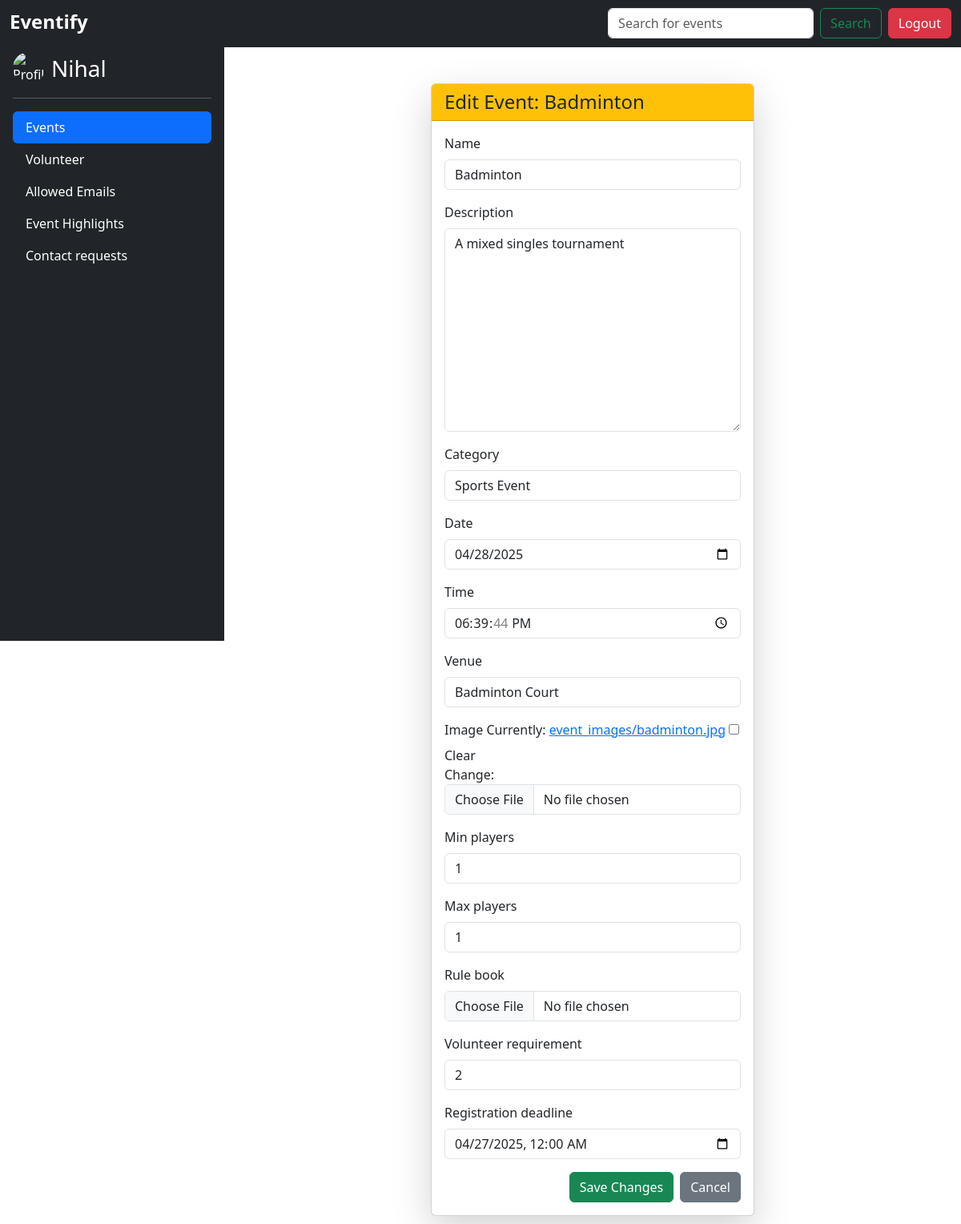
The app's page /event/14/edit/ (signed in) with its own data.
### events/models.py (models this page shows, shortened)
class Event(models.Model):
    EVENT_CATEGORIES = [
        ('Coding', 'Coding Competition'),
        ('Sports', 'Sports Event'),
        ('Cultural', 'Cultural Event'),
        ('Other', 'Other'),
    ]
    name = models.CharField(max_length=255)
    description = models.TextField()
    category = models.CharField(max_length=20, choices=EVENT_CATEGORIES)
    date = models.DateField()
    time = models.TimeField()
    venue = models.CharField(max_length=255)
    image = models.ImageField(upload_to='event_images/', blank=True, null=True)
    min_players = models.PositiveIntegerField(default=1)
    max_players = models.PositiveIntegerField(default=1)
    created_at = models.DateTimeField(auto_now_add=True)
    rule_book = models.FileField(upload_to='rule_books/', blank=True, null=True)
    volunteer_requirement = models.PositiveIntegerField(default=0)
    registration_deadline = models.DateTimeField(null=True, blank=True)

### events/views.py (the view)
# urls.py: path('event/<int:pk>/edit/', EditEventView.as_view(), name='edit_event'),
class EditEventView(LoginRequiredMixin,UpdateView):
    model = Event
    form_class = EventForm
    template_name = 'edit_event.html'
    success_url = reverse_lazy('admin_event_list')

### events/forms.py
class EventForm(forms.ModelForm):
    class Meta:
        model = Event
        fields = [
            'name', 'description', 'category', 'date', 'time', 'venue',
            'image', 'min_players', 'max_players', 'rule_book',
            'volunteer_requirement', 'registration_deadline'
        ]
        widgets = {
            'date': forms.DateInput(attrs={'type': 'date'}),
            'time': forms.TimeInput(attrs={'type': 'time'}),
            'registration_deadline': forms.DateTimeInput(attrs={'type': 'datetime-local'}),
        }

### events/templates/edit_event.html (shortened to what this page needs)
{% extends 'base.html' %}
{% load widget_tweaks %}
{% block content %}
<div class="container mt-5">
    <div class="row justify-content-center">
        <div class="col-md-8 col-lg-6">
            <div class="card shadow-lg">
                <div class="card-header bg-warning text-dark">
                    <h4 class="mb-0">Edit Event: {{ form.instance.name }}</h4>
                </div>
                <div class="card-body">
                    <form method="post" enctype="multipart/form-data" class="needs-validation" novalidate>
                        {% for field in form %}
                            <div class="mb-3">
                                <label for="{{ field.id_for_label }}" class="form-label">{{ field.label }}</label>
                                {% render_field field class="form-control" %}
                            </div>
                        {% endfor %}
                        <div class="d-flex justify-content-end">
                            <button type="submit" class="btn btn-success">Save Changes</button>
                            <a href="{% url 'admin_event_list' %}" class="btn btn-secondary ms-2">Cancel</a>
                        </div>
                    </form>
                </div>
            </div>
        </div>
    </div>
</div>
{% endblock %}

### templates/base.html (shortened to what this page needs)
{% load static %}
<!DOCTYPE html>
<html lang="en">
<head>
    <link href="https://cdn.jsdelivr.net/npm/bootstrap@5.3.3/dist/css/bootstrap.min.css" rel="stylesheet">
    <link rel="stylesheet" href="https://cdn.jsdelivr.net/npm/glightbox/dist/css/glightbox.min.css" />
    <link
  rel="stylesheet"
  href="https://cdnjs.cloudflare.com/ajax/libs/font-awesome/6.5.0/css/all.min.css"
/>
</head>
<body class="">
    <nav class="navbar navbar-expand-md navbar-dark fixed-top bg-dark ">
        <div class="container-fluid">
          <a class="navbar-brand " href="{% url "event_list" %}"><h4 class="mb-1"><strong>Eventify</strong></h4></a>
          <div class="collapse navbar-collapse" id="navbarCollapse">
            <ul class="navbar-nav me-auto mb-2 mb-md-0">
              <li class="nav-item">
                <a class="nav-link active" href="#"></a>
              </li>
              <li class="nav-item">
                <a class="nav-link" href="#"></a>
              </li>
              <li class="nav-item">
                <a class="nav-link" href="#"></a>
              </li>
            </ul>
            <form class="d-flex" role="search" method="get"
              {% if request.user.is_staff %}
                action="{% url 'admin_event_list' %}"
              {% else %}
                action="{% url 'event_list' %}"
              {% endif %}
            >
              <input class="form-control me-2 custom-shadow-button" type="search" name="q" placeholder="Search for events" aria-label="Search" value="{{ query|default:'' }}">
              <button class="btn btn-outline-success custom-shadow-button me-2" type="submit">Search</button>
            </form>
          {% if user.is_authenticated %}
          <form action= {% url 'logout' %} method="post">
            <button class="btn btn-danger"   type = 'submit'>Logout</button>
          </form>
          {% endif %}
        </div>
    </nav>
    <div class="sidebar text-white bg-dark px-3 py-2">
      {% if not request.user.is_staff %}
      <a href="{% url 'profile' %}" class="d-inline-flex align-items-center text-white text-decoration-none">
        <img src="https://cdn0.iconfinder.com/data/icons/user-pictures/100/unknown_1-2-1024.png" alt="Profile" width="40" height="40" class="rounded-circle me-2">
        <span class="fs-3">{{ request.user.username }}</span>
      </a>
      {% else %}
      <a href="{% url 'admin_profile' %}" class="d-inline-flex align-items-center text-white text-decoration-none">
        <img src="https://cdn0.iconfinder.com/data/icons/user-pictures/100/unknown_1-2-1024.png" alt="Profile" width="40" height="40" class="rounded-circle me-2">
        <span class="fs-3">{{ request.user.username }}</span>
      </a>
      {% endif %}
      <hr>
      {% if not request.user.is_staff %}
      <ul class="nav nav-pills flex-column mb-auto">
        <li class="nav-item">
          <a href="{% url 'event_list' %}" class="nav-link active">Home</a>
        </li>
        <li><a href="{% url 'volunteer_events' %}" class="nav-link text-white">Volunteer</a></li>
        <li><a href="{% url 'highlights_list' %}" class="nav-link text-white">Event Highlights</a></li>
        <li><a href="{% url 'contact' %}" class="nav-link text-white">Contact us</a></li>
      </ul>
      {% else %}
      <ul class="nav nav-pills flex-column mb-auto">
        <li class="nav-item">
          <a href="{% url 'event_list' %}" class="nav-link active">Events</a>
        </li>
        <li><a href="{% url 'volunteer_events' %}" class="nav-link text-white">Volunteer</a></li>
        <li><a href="{% url "allowed_email_list" %}" class="nav-link text-white">Allowed Emails</a></li>
        <li><a href="{% url 'highlights_list' %}" class="nav-link text-white">Event Highlights</a></li>
        <li><a href="{% url 'contact_messages' %}" class="nav-link text-white">Contact requests</a></li>
      </ul>
      {% endif %}
    </div>
    <div class="content">
        {% block content %}
        {% endblock %}
    </div>
</body>
</html>

### templates/base.html (style rules this page uses)
.sidebar { position: fixed; top: 56px; left: 0; width: 280px; height: calc(100vh - 56px); background-color: #343a40; padding: 1rem; overflow-y: auto; }
.content { margin-left: 280px; padding: 2rem; padding-top: 56px; }

### records on screen
Event: instance.name "Badminton", name "Badminton" "A mixed singles tournament" "Sports Event" "04/28/2025" "18:39:44" "Badminton Court" "1" "1" "2" "04/27/2025 00:00"

### other values on screen
{{ request.user.username }} "Nihal"
{{ field.label }} "Name" "Description" "Category" "Date" "Time" "Venue" "Image" "Min players" "Max players" "Rule book" "Volunteer requirement" "Registration deadline"
